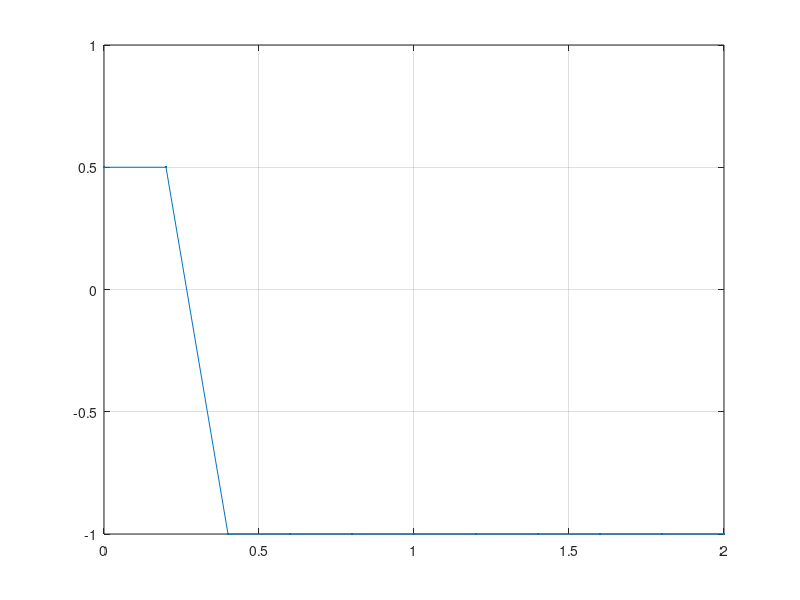

The MATLAB script that drew this image:
t=0:0.2:2;
f=1/2;
s=sin(2*pi*f*t);
n=length(s);
for i=1:1:n
    if i<=n/4
        s(i)=0.5;
    end
    if i>n/4
        s(i)=-1;
    end
end
plot(t,s,'.-'),grid